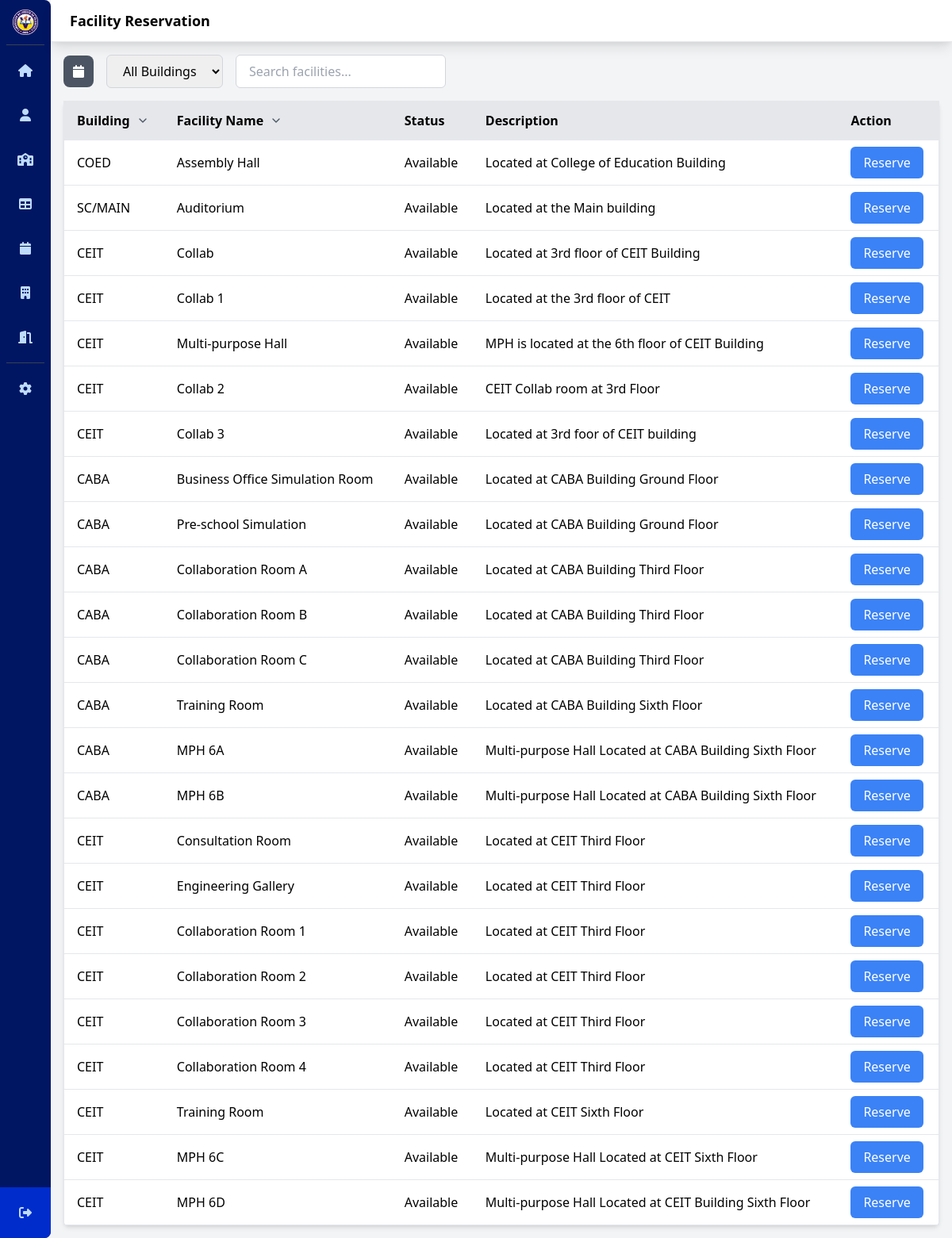
The page /facilityReservation.php (signed in) on the database its author committed.
### tables this page shows
CREATE TABLE `facilities` (
  `facility_id` int(11) NOT NULL,
  `facility_name` varchar(255) NOT NULL,
  `building` varchar(255) DEFAULT NULL,
  `status` varchar(255) DEFAULT NULL,
  `descri` varchar(255) DEFAULT NULL
);

### facilityReservation.php (the view, shortened to what this page needs)
<?php
    include_once 'database/config.php';
    $facility_sql = "SELECT * FROM facilities";
    $facility_result = $conn->query($facility_sql);
?>
    <!DOCTYPE html>
    <html lang="en">
    <head>
        <link rel="stylesheet" href="css/style.css">
        <link href="https://cdn.jsdelivr.net/npm/tailwindcss@2.2.19/dist/tailwind.min.css" rel="stylesheet">
        <link rel="stylesheet" href="https://cdn.jsdelivr.net/npm/flatpickr/dist/flatpickr.min.css">
</head>
<body>
    <div class="flex h-screen bg-gray-100">
        <div id="sidebar-container">
            <?php include 'sidebar.php'; ?>
        </div>
        <div class="flex flex-col flex-1">
            <header class="bg-white shadow-lg">
                <div class="flex items-center justify-between px-6 py-3 border-b">
                    <h2 class="text-lg font-semibold">Facility Reservation</h2>
                </div>
            </header>
        <main class="flex-1 p-4 overflow-y-auto">
            <div class="flex items-center space-x-4 mb-4">
                <div id="facility-reservations" title="Reservations">
                    <button id="view-reservations-btn" onclick="window.history.back()" class="px-3 py-2 bg-gray-600 text-white rounded-lg hover:bg-gray-600 transition duration-150 ease-in-out">
                        <i class="fa-solid fa-calendar"></i>
                    </button>
                </div>
                <select id="buildingSelect" class="px-4 py-2 border border-gray-300 rounded-md" onchange="filterFacilities()">
                    <option value="">All Buildings</option>
                </select>
                <input type="text" id="searchInput" class="px-4 py-2 border border-gray-300 rounded-md" placeholder="Search facilities..." onkeyup="filterFacilities()">
            </div>
<table id="facilityTable" class="min-w-full bg-white rounded-md shadow-md border border-gray-200" data-sort-order="asc">
    <thead>
        <tr class="bg-gray-200 border-b">
            <th class="py-3 px-4 text-left cursor-pointer hover:bg-gray-100" onclick="sortTable(0)">
                <span class="flex items-center">Building
                    <svg class="w-4 h-4 ml-2 text-gray-600" fill="none" viewBox="0 0 24 24" stroke="currentColor">
                        <path stroke-linecap="round" stroke-linejoin="round" stroke-width="2" d="M6 9l6 6 6-6"></path>
                    </svg>
                </span>
            </th>
            <th class="py-3 px-4 text-left cursor-pointer hover:bg-gray-100" onclick="sortTable(1)">
                <span class="flex items-center">Facility Name
                    <svg class="w-4 h-4 ml-2 text-gray-600" fill="none" viewBox="0 0 24 24" stroke="currentColor">
                        <path stroke-linecap="round" stroke-linejoin="round" stroke-width="2" d="M6 9l6 6 6-6"></path>
                    </svg>
                </span>
            </th>
            <th class="py-3 px-4 text-left">
                <span class="flex items-center">Status</span>
            </th>
            <th class="py-3 px-4 text-left">
                <span class="flex items-center">Description</span>
            </th>
            <th class="py-3 px-4 text-left">Action</th>
        </tr>
    </thead>
    <tbody class="divide-y divide-gray-200">
        <?php if ($facility_result->num_rows > 0): ?>
            <?php while ($row = $facility_result->fetch_assoc()): ?>
                <tr class="<?php echo $row['status'] === 'Unavailable' ? 'bg-red-100 text-red-600' : ''; ?>">
                    <td class="py-2 px-4 facility-building"><?php echo htmlspecialchars($row['building']); ?></td>
                    <td class="py-2 px-4 facility-name"><?php echo htmlspecialchars($row['facility_name']); ?></td>
                    <td class="py-2 px-4"><?php echo htmlspecialchars($row['status']); ?></td>
                    <td class="py-2 px-4"><?php echo htmlspecialchars($row['descri']); ?></td>
                    <td class="py-2 px-4">
                        <?php if ($row['status'] !== 'Unavailable'): ?>
                            <button onclick="showReservationForm('<?php echo htmlspecialchars($row['facility_name']); ?>', '<?php echo htmlspecialchars($row['facility_id']); ?>')" class="bg-blue-500 text-white rounded-md px-4 py-2 hover:bg-blue-600">Reserve</button>
                        <?php else: ?>
                            <button disabled class="bg-gray-400 text-white rounded-md px-4 py-2 cursor-not-allowed">Unavailable</button>
                        <?php endif; ?>
                    </td>
                </tr>
            <?php endwhile; ?>
        <?php else: ?>
            <tr>
                <td colspan="5" class="text-center py-4">No facilities found</td>
            </tr>
        <?php endif; ?>
    </tbody>
</table>
        </main>
    </div>
</body>
</html>

### rows shown on the page
facilities: building "COED", facility_name "Assembly Hall", status "Available", descri "Located at College of Education Building"
facilities: building "SC/MAIN", facility_name "Auditorium", status "Available", descri "Located at the Main building"
facilities: building "CEIT", facility_name "Collab", status "Available", descri "Located at 3rd floor of CEIT Building"
facilities: building "CEIT", facility_name "Collab 1", status "Available", descri "Located at the 3rd floor of CEIT"
facilities: building "CEIT", facility_name "Multi-purpose Hall", status "Available", descri "MPH is located at the 6th floor of CEIT Building"
facilities: building "CEIT", facility_name "Collab 2", status "Available", descri "CEIT Collab room at 3rd Floor"
facilities: building "CEIT", facility_name "Collab 3", status "Available", descri "Located at 3rd foor of CEIT building"
facilities: building "CABA", facility_name "Business Office Simulation Room", status "Available", descri "Located at CABA Building Ground Floor"
facilities: building "CABA", facility_name "Pre-school Simulation", status "Available", descri "Located at CABA Building Ground Floor"
facilities: building "CABA", facility_name "Collaboration Room A", status "Available", descri "Located at CABA Building Third Floor"
facilities: building "CABA", facility_name "Collaboration Room B", status "Available", descri "Located at CABA Building Third Floor"
facilities: building "CABA", facility_name "Collaboration Room C", status "Available", descri "Located at CABA Building Third Floor"
facilities: building "CABA", facility_name "Training Room", status "Available", descri "Located at CABA Building Sixth Floor"
facilities: building "CABA", facility_name "MPH 6A", status "Available", descri "Multi-purpose Hall Located at CABA Building Sixth Floor"
facilities: building "CABA", facility_name "MPH 6B", status "Available", descri "Multi-purpose Hall Located at CABA Building Sixth Floor"
facilities: building "CEIT", facility_name "Consultation Room", status "Available", descri "Located at CEIT Third Floor"
facilities: building "CEIT", facility_name "Engineering Gallery", status "Available", descri "Located at CEIT Third Floor"
facilities: building "CEIT", facility_name "Collaboration Room 1", status "Available", descri "Located at CEIT Third Floor"
facilities: building "CEIT", facility_name "Collaboration Room 2", status "Available", descri "Located at CEIT Third Floor"
facilities: building "CEIT", facility_name "Collaboration Room 3", status "Available", descri "Located at CEIT Third Floor"
facilities: building "CEIT", facility_name "Collaboration Room 4", status "Available", descri "Located at CEIT Third Floor"
facilities: building "CEIT", facility_name "Training Room", status "Available", descri "Located at CEIT Sixth Floor"
facilities: building "CEIT", facility_name "MPH 6C", status "Available", descri "Multi-purpose Hall Located at CEIT Sixth Floor"
facilities: building "CEIT", facility_name "MPH 6D", status "Available", descri "Multi-purpose Hall Located at CEIT Building Sixth Floor"
